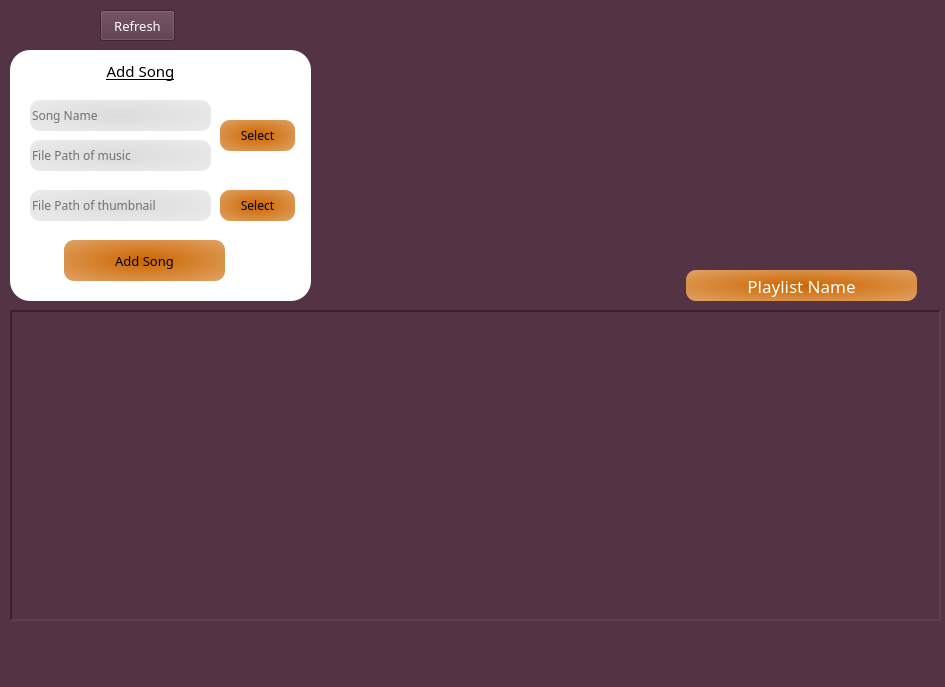
<?xml version="1.0" encoding="UTF-8"?>
<ui version="4.0">
 <class>MainWindow</class>
 <widget class="QMainWindow" name="MainWindow">
  <property name="geometry">
   <rect>
    <x>0</x>
    <y>0</y>
    <width>945</width>
    <height>687</height>
   </rect>
  </property>
  <property name="windowTitle">
   <string>MainWindow</string>
  </property>
  <property name="styleSheet">
   <string notr="true">background-color:#543344</string>
  </property>
  <widget class="QWidget" name="centralwidget">
   <widget class="QLabel" name="thumbnail_label">
    <property name="geometry">
     <rect>
      <x>676</x>
      <y>30</y>
      <width>251</width>
      <height>241</height>
     </rect>
    </property>
    <property name="text">
     <string/>
    </property>
    <property name="pixmap">
     <pixmap>../../ICONS FOR APP/image-filled-square-button.png</pixmap>
    </property>
    <property name="scaledContents">
     <bool>true</bool>
    </property>
    <property name="wordWrap">
     <bool>false</bool>
    </property>
   </widget>
   <widget class="QLabel" name="name_of_playlist">
    <property name="geometry">
     <rect>
      <x>686</x>
      <y>270</y>
      <width>231</width>
      <height>31</height>
     </rect>
    </property>
    <property name="font">
     <font>
      <family>Bahnschrift</family>
      <pointsize>13</pointsize>
      <weight>50</weight>
      <bold>false</bold>
     </font>
    </property>
    <property name="styleSheet">
     <string notr="true"> background-color: qradialgradient(spread:pad, cx:0.5, cy:0.5, radius:1.789, fx:0.5, fy:0.5, stop:0 rgba(204, 102, 0, 255), stop:1 rgba(255, 255, 255, 255));
border-radius:10px;
color:#fff</string>
    </property>
    <property name="frameShape">
     <enum>QFrame::Box</enum>
    </property>
    <property name="frameShadow">
     <enum>QFrame::Raised</enum>
    </property>
    <property name="lineWidth">
     <number>6</number>
    </property>
    <property name="text">
     <string>Playlist Name</string>
    </property>
    <property name="alignment">
     <set>Qt::AlignCenter</set>
    </property>
   </widget>
   <widget class="QPushButton" name="back">
    <property name="geometry">
     <rect>
      <x>0</x>
      <y>10</y>
      <width>75</width>
      <height>23</height>
     </rect>
    </property>
    <property name="cursor">
     <cursorShape>PointingHandCursor</cursorShape>
    </property>
    <property name="focusPolicy">
     <enum>Qt::NoFocus</enum>
    </property>
    <property name="styleSheet">
     <string notr="true">border-radius:10px</string>
    </property>
    <property name="text">
     <string/>
    </property>
    <property name="icon">
     <iconset>
      <normaloff>../../ICONS FOR APP/arrow-121-24.ico</normaloff>../../ICONS FOR APP/arrow-121-24.ico</iconset>
    </property>
    <property name="iconSize">
     <size>
      <width>20</width>
      <height>20</height>
     </size>
    </property>
   </widget>
   <widget class="QFrame" name="frame">
    <property name="geometry">
     <rect>
      <x>10</x>
      <y>50</y>
      <width>301</width>
      <height>251</height>
     </rect>
    </property>
    <property name="styleSheet">
     <string notr="true">background-color:#fff;border-radius:20px</string>
    </property>
    <property name="frameShape">
     <enum>QFrame::Panel</enum>
    </property>
    <property name="frameShadow">
     <enum>QFrame::Raised</enum>
    </property>
    <property name="lineWidth">
     <number>7</number>
    </property>
    <widget class="QLineEdit" name="song_name">
     <property name="geometry">
      <rect>
       <x>20</x>
       <y>50</y>
       <width>181</width>
       <height>31</height>
      </rect>
     </property>
     <property name="font">
      <font>
       <family>Bahnschrift</family>
       <pointsize>9</pointsize>
      </font>
     </property>
     <property name="cursor">
      <cursorShape>ForbiddenCursor</cursorShape>
     </property>
     <property name="layoutDirection">
      <enum>Qt::LeftToRight</enum>
     </property>
     <property name="styleSheet">
      <string notr="true">background-color: qradialgradient(spread:pad, cx:0.5, cy:0.5, radius:1.623, fx:0.5, fy:0.5, stop:0 rgba(220, 220, 220, 255), stop:1 rgba(255, 255, 255, 255));border-radius:10px</string>
     </property>
     <property name="inputMask">
      <string/>
     </property>
     <property name="readOnly">
      <bool>false</bool>
     </property>
     <property name="placeholderText">
      <string>Song Name</string>
     </property>
     <property name="cursorMoveStyle">
      <enum>Qt::LogicalMoveStyle</enum>
     </property>
    </widget>
    <widget class="QLineEdit" name="file_thumbnail">
     <property name="geometry">
      <rect>
       <x>20</x>
       <y>140</y>
       <width>181</width>
       <height>31</height>
      </rect>
     </property>
     <property name="font">
      <font>
       <family>Bahnschrift</family>
       <pointsize>9</pointsize>
      </font>
     </property>
     <property name="cursor">
      <cursorShape>ForbiddenCursor</cursorShape>
     </property>
     <property name="focusPolicy">
      <enum>Qt::NoFocus</enum>
     </property>
     <property name="layoutDirection">
      <enum>Qt::LeftToRight</enum>
     </property>
     <property name="styleSheet">
      <string notr="true">background-color: qradialgradient(spread:pad, cx:0.5, cy:0.5, radius:1.623, fx:0.5, fy:0.5, stop:0 rgba(220, 220, 220, 255), stop:1 rgba(255, 255, 255, 255));border-radius:10px</string>
     </property>
     <property name="inputMask">
      <string/>
     </property>
     <property name="readOnly">
      <bool>true</bool>
     </property>
     <property name="placeholderText">
      <string>File Path of thumbnail</string>
     </property>
     <property name="cursorMoveStyle">
      <enum>Qt::LogicalMoveStyle</enum>
     </property>
    </widget>
    <widget class="QPushButton" name="select">
     <property name="geometry">
      <rect>
       <x>210</x>
       <y>70</y>
       <width>75</width>
       <height>31</height>
      </rect>
     </property>
     <property name="font">
      <font>
       <family>Bahnschrift</family>
       <weight>50</weight>
       <bold>false</bold>
      </font>
     </property>
     <property name="cursor">
      <cursorShape>PointingHandCursor</cursorShape>
     </property>
     <property name="focusPolicy">
      <enum>Qt::NoFocus</enum>
     </property>
     <property name="autoFillBackground">
      <bool>false</bool>
     </property>
     <property name="styleSheet">
      <string notr="true">  background-color: qradialgradient(spread:pad, cx:0.5, cy:0.5, radius:1.789, fx:0.5, fy:0.5, stop:0 rgba(204, 102, 0, 255), stop:1 rgba(255, 255, 255, 255));
border-radius:10px</string>
     </property>
     <property name="text">
      <string>Select</string>
     </property>
    </widget>
    <widget class="QPushButton" name="select_2">
     <property name="geometry">
      <rect>
       <x>210</x>
       <y>140</y>
       <width>75</width>
       <height>31</height>
      </rect>
     </property>
     <property name="font">
      <font>
       <family>Bahnschrift</family>
       <weight>50</weight>
       <bold>false</bold>
      </font>
     </property>
     <property name="cursor">
      <cursorShape>PointingHandCursor</cursorShape>
     </property>
     <property name="focusPolicy">
      <enum>Qt::NoFocus</enum>
     </property>
     <property name="autoFillBackground">
      <bool>false</bool>
     </property>
     <property name="styleSheet">
      <string notr="true">  background-color: qradialgradient(spread:pad, cx:0.5, cy:0.5, radius:1.789, fx:0.5, fy:0.5, stop:0 rgba(204, 102, 0, 255), stop:1 rgba(255, 255, 255, 255));
border-radius:10px</string>
     </property>
     <property name="text">
      <string>Select</string>
     </property>
    </widget>
    <widget class="QPushButton" name="add_to_list">
     <property name="geometry">
      <rect>
       <x>54</x>
       <y>190</y>
       <width>161</width>
       <height>41</height>
      </rect>
     </property>
     <property name="font">
      <font>
       <family>Bahnschrift</family>
       <pointsize>10</pointsize>
       <weight>50</weight>
       <bold>false</bold>
      </font>
     </property>
     <property name="cursor">
      <cursorShape>PointingHandCursor</cursorShape>
     </property>
     <property name="focusPolicy">
      <enum>Qt::NoFocus</enum>
     </property>
     <property name="autoFillBackground">
      <bool>false</bool>
     </property>
     <property name="styleSheet">
      <string notr="true">  background-color: qradialgradient(spread:pad, cx:0.5, cy:0.5, radius:1.789, fx:0.5, fy:0.5, stop:0 rgba(204, 102, 0, 255), stop:1 rgba(255, 255, 255, 255));
border-radius:10px</string>
     </property>
     <property name="text">
      <string>Add Song</string>
     </property>
    </widget>
    <widget class="QLabel" name="label">
     <property name="geometry">
      <rect>
       <x>80</x>
       <y>10</y>
       <width>101</width>
       <height>21</height>
      </rect>
     </property>
     <property name="font">
      <font>
       <family>Bahnschrift SemiBold</family>
       <pointsize>11</pointsize>
       <underline>true</underline>
      </font>
     </property>
     <property name="text">
      <string>Add Song</string>
     </property>
     <property name="alignment">
      <set>Qt::AlignCenter</set>
     </property>
    </widget>
    <widget class="QLineEdit" name="file_music">
     <property name="geometry">
      <rect>
       <x>20</x>
       <y>90</y>
       <width>181</width>
       <height>31</height>
      </rect>
     </property>
     <property name="font">
      <font>
       <family>Bahnschrift</family>
       <pointsize>9</pointsize>
      </font>
     </property>
     <property name="cursor">
      <cursorShape>ForbiddenCursor</cursorShape>
     </property>
     <property name="focusPolicy">
      <enum>Qt::NoFocus</enum>
     </property>
     <property name="layoutDirection">
      <enum>Qt::LeftToRight</enum>
     </property>
     <property name="styleSheet">
      <string notr="true">background-color: qradialgradient(spread:pad, cx:0.5, cy:0.5, radius:1.623, fx:0.5, fy:0.5, stop:0 rgba(220, 220, 220, 255), stop:1 rgba(255, 255, 255, 255));border-radius:10px</string>
     </property>
     <property name="inputMask">
      <string/>
     </property>
     <property name="readOnly">
      <bool>true</bool>
     </property>
     <property name="placeholderText">
      <string>File Path of music</string>
     </property>
     <property name="cursorMoveStyle">
      <enum>Qt::LogicalMoveStyle</enum>
     </property>
    </widget>
   </widget>
   <widget class="QScrollArea" name="scrollArea">
    <property name="geometry">
     <rect>
      <x>10</x>
      <y>310</y>
      <width>931</width>
      <height>311</height>
     </rect>
    </property>
    <property name="minimumSize">
     <size>
      <width>931</width>
      <height>311</height>
     </size>
    </property>
    <property name="frameShape">
     <enum>QFrame::Panel</enum>
    </property>
    <property name="lineWidth">
     <number>2</number>
    </property>
    <property name="widgetResizable">
     <bool>true</bool>
    </property>
    <widget class="QWidget" name="scrollAreaWidgetContents">
     <property name="geometry">
      <rect>
       <x>0</x>
       <y>0</y>
       <width>927</width>
       <height>307</height>
      </rect>
     </property>
    </widget>
   </widget>
   <widget class="QPushButton" name="change">
    <property name="geometry">
     <rect>
      <x>100</x>
      <y>10</y>
      <width>75</width>
      <height>31</height>
     </rect>
    </property>
    <property name="font">
     <font>
      <family>Bahnschrift SemiBold</family>
      <pointsize>10</pointsize>
     </font>
    </property>
    <property name="cursor">
     <cursorShape>PointingHandCursor</cursorShape>
    </property>
    <property name="focusPolicy">
     <enum>Qt::NoFocus</enum>
    </property>
    <property name="styleSheet">
     <string notr="true">color:#fff</string>
    </property>
    <property name="text">
     <string>Refresh</string>
    </property>
   </widget>
  </widget>
 </widget>
 <resources/>
 <connections/>
</ui>
